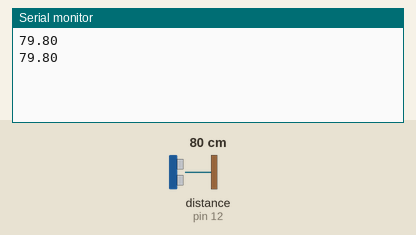
A sketch run on a simulated Arduino Uno, built with avr-gcc and run on an emulated ATmega328P. Shown: the last lines printed to the serial monitor. Wiring (inferred from the names in the program): ultrasonic range finder: trigger pin 8; echo pin 12. Inputs (shaded band) come from the test bench; at power-on: distance to the obstacle (sensor on pin 12) 80 cm. The echo pulse lasts 58.3 µs per cm.

Above: at 1.8 s.
1.9 s: distance to the obstacle (sensor on pin 12) set to 2 cm
At 2.4 s:
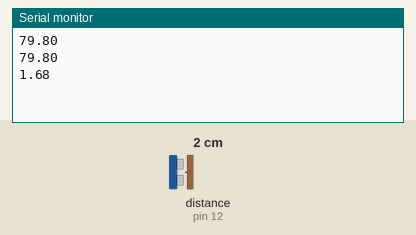
3.4 s: distance to the obstacle (sensor on pin 12) set to 4 cm
At 4.8 s:
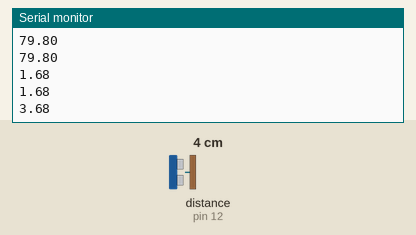
Timing chart, 0 to 6.4 s (numbered marks = the images above; inputs shaded):
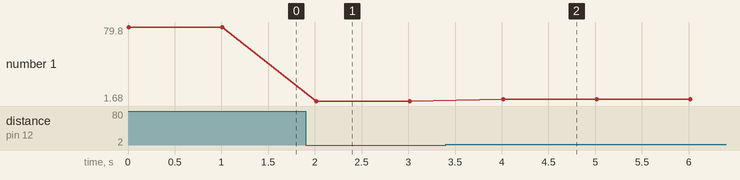

Measured:
- after the input at 1.9 s, the serial monitor: prints a new line after 0.11 s (image 1)
- after the input at 3.4 s, the serial monitor: prints a new line after 0.61 s (image 2)
- plotted number 1: 79.8 → 1.68 after the input at 1.9 s, 1.68 → 3.68 after the input at 3.4 s

The sketch:

UltrasonicSensorTesting.ino
```cpp
#define TRIG 8
#define ECHO 12

void setup() {
  Serial.begin(9600);
  pinMode(TRIG, OUTPUT);
  pinMode(ECHO, INPUT);
}

void loop() {
  Serial.println(getDist());
  delay(1000);
}

float getDist() {
  long duration;
  float distance;
  digitalWrite(TRIG, LOW);
  delayMicroseconds(2);
  digitalWrite(TRIG, HIGH);
  delayMicroseconds(10);
  digitalWrite(TRIG, LOW);
  duration = pulseIn(ECHO, HIGH);
  distance = (duration / 2) * 0.03435;
  return distance;
}
```
